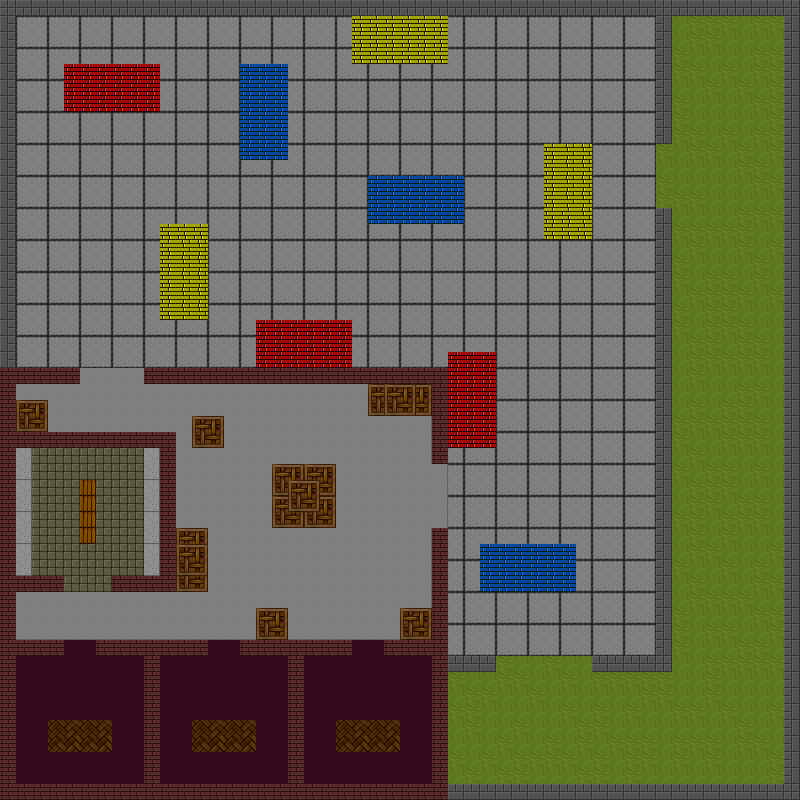

The image is a tile-based game level rendered from a .tmx file. Its description and source (layers, tilesets, objects; grid data summarised) follow:
An orthogonal 50x50 tile map with 16x16 px tiles, 2 tile layers (Ground, wall) and 10 objects.

<map version="1.10" tiledversion="1.10.1" orientation="orthogonal" renderorder="right-down" width="50" height="50" tilewidth="16" tileheight="16" infinite="0" nextlayerid="8" nextobjectid="43">
 <editorsettings>
  <export format="tmx" />
 </editorsettings>
 <tileset firstgid="1" source="tileset.tsx" />
 <layer id="2" name="Ground" width="50" height="50" locked="1">
  <properties>
   <property name="cost" type="int" value="0" />
  </properties>
  <data>[2500 cells, 2500 non-empty, 13 distinct tile ids]</data>
 </layer>
 <layer id="3" name="wall" width="50" height="50" locked="1">
  <properties>
   <property name="cost" type="int" value="1" />
  </properties>
  <data>[2500 cells, 599 non-empty, 21 distinct tile ids]</data>
 </layer>
 <objectgroup id="5" name="Spawns">
  <object id="14" x="732.303" y="743.697">
   <point />
  </object>
  <object id="33" x="374.667" y="609.333">
   <point />
  </object>
  <object id="34" x="144" y="625.333">
   <point />
  </object>
  <object id="35" x="262.667" y="424">
   <point />
  </object>
  <object id="36" x="76" y="240">
   <point />
  </object>
  <object id="37" x="496" y="84">
   <point />
  </object>
  <object id="39" x="569.333" y="330.667">
   <point />
  </object>
  <object id="40" x="614.667" y="485.333">
   <point />
  </object>
  <object id="41" x="210.667" y="56">
   <point />
  </object>
  <object id="42" x="292" y="284">
   <point />
  </object>
 </objectgroup>
</map>